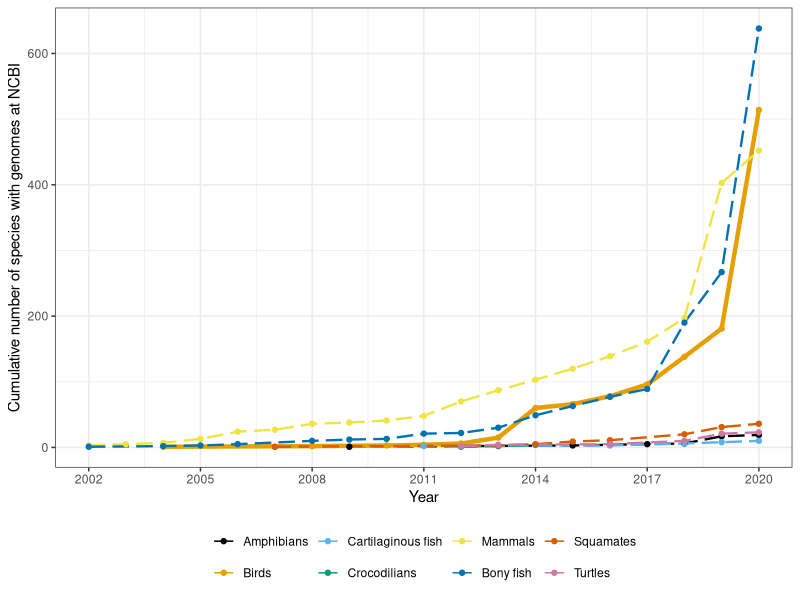
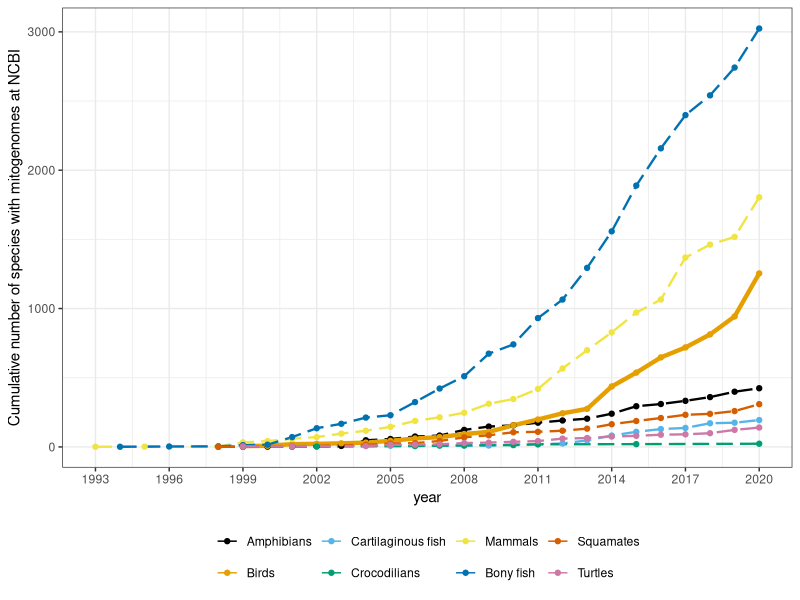
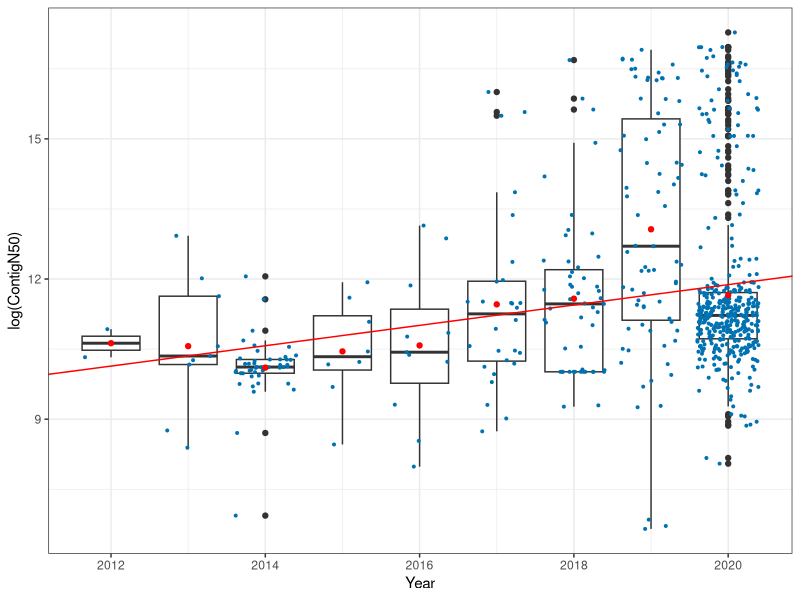
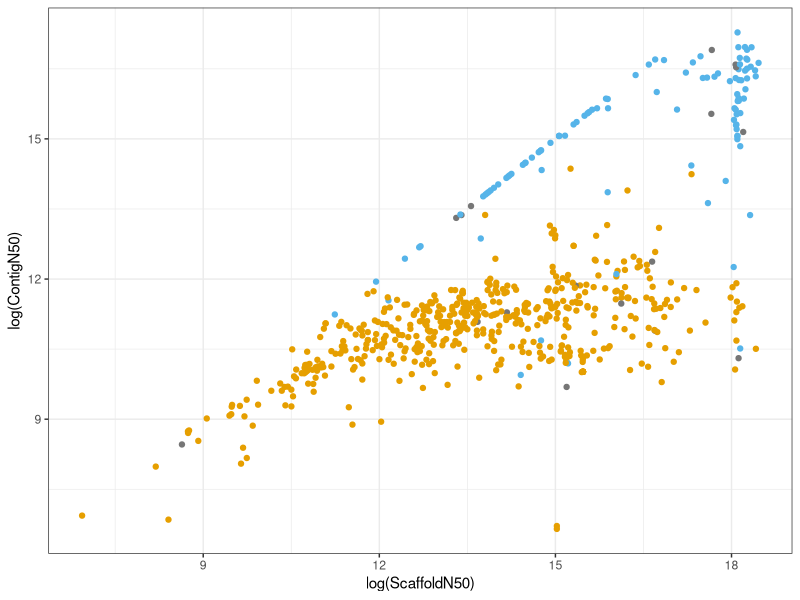

R code for these plots, in order:
## ---- chunk 1
setwd("~/Dropbox/AREES_review_2020/R_AREES_review_2020/bird_genomics_review/genome_stats_figure/")
library(tidyverse)
library(knitr)
library(scales)
library(ggthemes)
## ---- chunk 2
genomes <- tbl_df(read.csv("NCBI_all_Genomes_04Jan2021.csv", header = T)) 
mitogenomes <- tbl_df(read.csv("NCBI_mitogenomes_all_03Jan2021.csv", header = T))
assembly_stats <- tbl_df(read.csv("NCBI_AssemblyData_all_04Jan2021.csv", header = T)) 
## ---- chunk 3
genomes_by_year <- genomes %>% group_by(X.Organism.Name) %>% filter(ReleaseOrder==min(ReleaseOrder)) %>% group_by(Year,Organism.Groups) %>% tally() %>% group_by(Organism.Groups) %>% mutate(cum=cumsum(n))

breaks <- seq(2002,2020,by=3)
#show_col(colorblind_pal()(8))
plot_genomes_year <- ggplot(genomes_by_year, aes(x=Year, y=cum)) +
  geom_line(aes(color=Organism.Groups,size=Organism.Groups, linetype=Organism.Groups)) +
  scale_linetype_manual(values=c(Amphibia = "longdash", Aves = "solid", Chondrichthyes= "longdash", Crocodylia = "longdash", Mammalia = "longdash", Osteichthyes = "longdash", Squamata = "longdash", Testudines = "longdash")) +
  scale_size_manual(values=c(Amphibia = 0.8, Aves = 1.5, Chondrichthyes = 0.8, Crocodylia = 0.8, Mammalia = 0.8, Osteichthyes = 0.8, Squamata = 0.8, Testudines = 0.8)) +
  geom_point(aes(color=Organism.Groups)) +
  scale_color_colorblind(labels=c("Amphibians","Birds","Cartilaginous fish", "Crocodilians", "Mammals", "Bony fish", "Squamates", "Turtles")) +
  scale_x_continuous(breaks=breaks) +
  theme_bw() +
  theme(legend.position = "bottom",legend.title = element_blank()) +
  guides(size = FALSE, linetype = FALSE) +
  ylab("Cumulative number of species with genomes at NCBI") 
plot_genomes_year
## ---- chunk 4
mitogenomes_by_year <- mitogenomes %>% group_by(organism) %>% filter(ReleaseOrder==min(ReleaseOrder)) %>% group_by(year,Organism.Groups) %>% tally() %>% group_by(Organism.Groups) %>% mutate(cum=cumsum(n))

breaks <- seq(1990,2020,by=3)
plot_mitogenomes_year <- ggplot(mitogenomes_by_year, aes(x=year, y=cum)) +
  geom_line(aes(color=Organism.Groups,size=Organism.Groups, linetype=Organism.Groups)) +
  scale_linetype_manual(values=c(Amphibia = "longdash", Aves = "solid", Chondrichthyes= "longdash", Crocodylia = "longdash", Mammalia = "longdash", Osteichthyes = "longdash", Squamata = "longdash", Testudines = "longdash")) +
  scale_size_manual(values=c(Amphibia = 0.8, Aves = 1.5, Chondrichthyes=0.8, Crocodylia=0.8, Mammalia = 0.8, Osteichthyes=0.8, Squamata = 0.8, Testudines = 0.8)) +
  geom_point(aes(color=Organism.Groups)) +
  scale_color_colorblind(labels=c("Amphibians","Birds","Cartilaginous fish", "Crocodilians", "Mammals", "Bony fish", "Squamates", "Turtles")) +
  scale_x_continuous(breaks=breaks) +
  theme_bw() +
  theme(legend.position = "bottom",legend.title = element_blank()) +
  guides(size = FALSE, linetype = FALSE) +
  ylab("Cumulative number of species with mitogenomes at NCBI") 
plot_mitogenomes_year
## ---- chunk 5

genome_stats_aves <- assembly_stats %>% filter(Organism.Groups == "Aves")
coefs_C50 <- coef(lm(log(ContigN50) ~ SubmissionYear, data = genome_stats_aves))

plot_contigN50_year <- ggplot(genome_stats_aves, aes(x=SubmissionYear, y=log(ContigN50), group = SubmissionYear)) +
  geom_boxplot() +
  geom_jitter(size =0.7, color = "#0072B2") +
  theme_bw() +
  xlab("Year") +
  ylab("log(ContigN50)") +
  geom_abline(intercept = coefs_C50[1], slope = coefs_C50[2], color = "red") +
  stat_summary(fun = mean, color="red", geom = "point")
plot_contigN50_year
## ---- chunk 6
plot_scaffoldN50_contigN50_year <- ggplot(genome_stats_aves, aes(x=log(ScaffoldN50), y=log(ContigN50), color=long_reads)) +
  geom_point() +
  scale_color_manual(values = c("#E69F00","#56B4E9"),na.value = "#767676") +
  theme_bw() +
  xlab("log(ScaffoldN50)") +
  ylab("log(ContigN50)") +
  theme(legend.position = "none") +
  guides(color=guide_legend("Use of long reads"))
plot_scaffoldN50_contigN50_year
